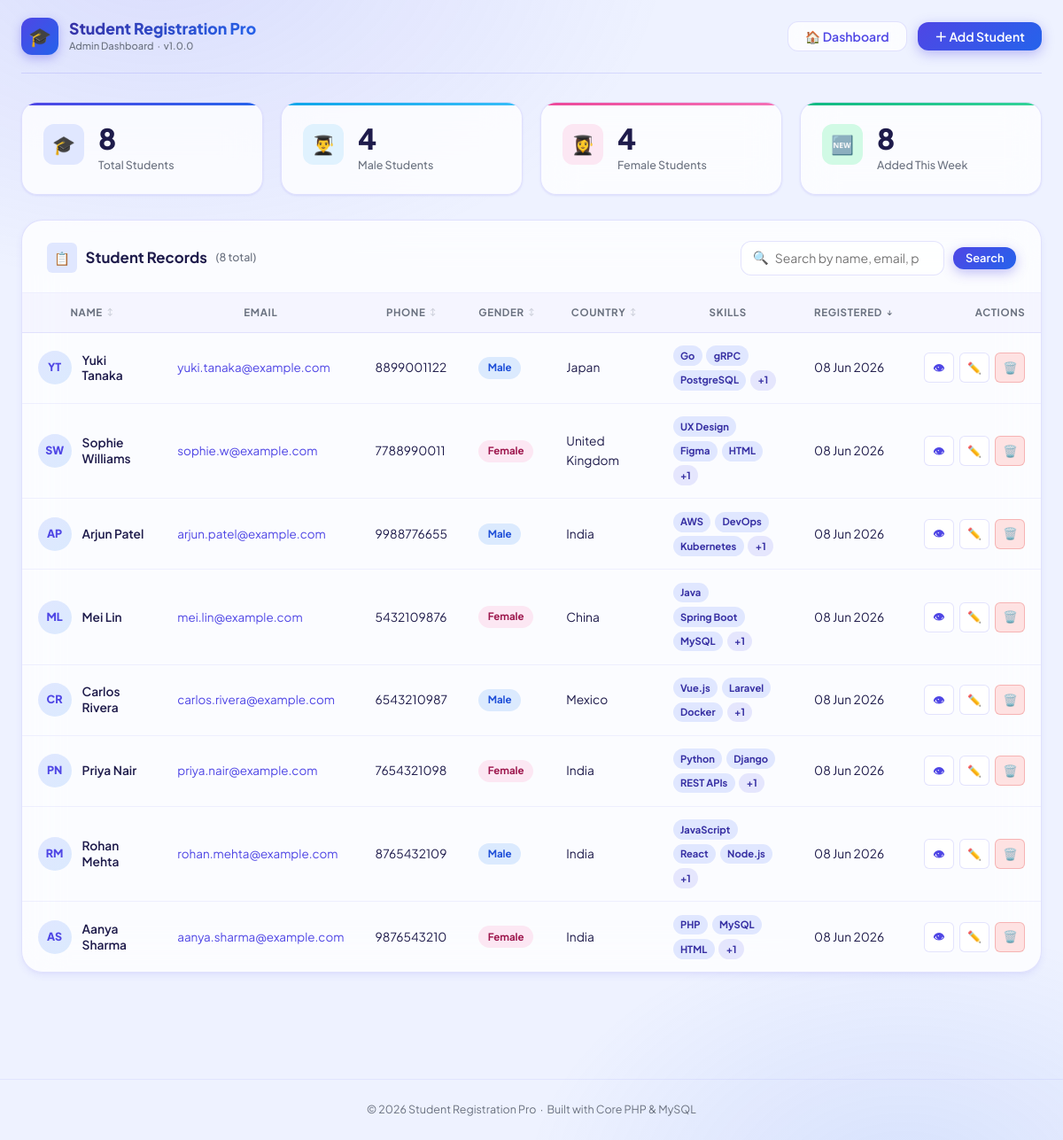
The page / on the database its author committed.
### tables this page shows
CREATE TABLE `students` (
    `id`            INT(11)       UNSIGNED NOT NULL AUTO_INCREMENT,
    `full_name`     VARCHAR(120)  NOT NULL,
    `email`         VARCHAR(180)  NOT NULL,
    `phone`         VARCHAR(15)   NOT NULL,
    `gender`        ENUM('Male','Female','Other') NOT NULL,
    `date_of_birth` DATE          NOT NULL,
    `country`       VARCHAR(80)   NOT NULL,
    `skills`        TEXT          DEFAULT NULL,
    `address`       TEXT          DEFAULT NULL,
    `profile_image` VARCHAR(255)  DEFAULT NULL,
    `created_at`    TIMESTAMP     NOT NULL DEFAULT CURRENT_TIMESTAMP,
    `updated_at`    TIMESTAMP     NOT NULL DEFAULT CURRENT_TIMESTAMP ON UPDATE CURRENT_TIMESTAMP,

    PRIMARY KEY (`id`),
    UNIQUE  KEY `uq_email`       (`email`),
    INDEX       `idx_full_name`  (`full_name`),
    INDEX       `idx_country`    (`country`),
    INDEX       `idx_gender`     (`gender`),
    INDEX       `idx_created_at` (`created_at`)
);

### index.php (called while the page is built, shortened)
<?php
require_once __DIR__ . '/config/helpers.php';
spl_autoload_register(function (string $class): void {
    $locations = [
        __DIR__ . '/classes/'     . $class . '.php',
        __DIR__ . '/controllers/' . $class . '.php',
    ];
    foreach ($locations as $file) {
        if (is_file($file)) {
            return;
        }
    }
});
$controller = new StudentController();
$controller->handleRequest();

### classes/Database.php (called while the page is built, shortened)
<?php
class Database
{
    private static ?Database $instance = null;
    private PDO $connection;
    private function __construct()
    {
        $dsn = sprintf(
            'mysql:host=%s;dbname=%s;charset=%s',
            DB_HOST,
            DB_NAME,
            DB_CHARSET
        );
        $options = [
            PDO::ATTR_ERRMODE            => PDO::ERRMODE_EXCEPTION,
            PDO::ATTR_DEFAULT_FETCH_MODE => PDO::FETCH_ASSOC,
            PDO::ATTR_EMULATE_PREPARES   => false,
            PDO::MYSQL_ATTR_INIT_COMMAND => "SET NAMES utf8mb4 COLLATE utf8mb4_unicode_ci",
        ];
        try {
            $this->connection = new PDO($dsn, DB_USER, DB_PASS, $options);
        } catch (PDOException $e) {
            error_log('[DB] Connection failed: ' . $e->getMessage());
            http_response_code(500);
            die('<h2 style="font-family:sans-serif;color:#dc2626;padding:2rem;">
                    ⚠️ Database Connection Failed<br>
                    <small style="font-size:.75rem;color:#6b7280;">Check your DB credentials in config/config.php</small>
                </h2>');
        }
    }
    public static function getInstance(): self
    {
        if (self::$instance === null) {
            self::$instance = new self();
        }
        return self::$instance;
    }
    public function getConnection(): PDO
    {
        return $this->connection;
    }
}

### classes/Student.php (called while the page is built, shortened)
<?php
class Student
{
    private PDO    $db;
    private string $table = 'students';
    public function __construct()
    {
        $this->db = Database::getInstance()->getConnection();
    }
    public function getAll(
        string $search  = '',
        int    $page    = 1,
        int    $perPage = RECORDS_PER_PAGE,
        string $sortBy  = 'created_at',
        string $order   = 'DESC'
    ): array {
        $allowedSort = ['full_name', 'email', 'phone', 'country', 'gender', 'created_at'];
        $order  = strtoupper($order) === 'ASC' ? 'ASC' : 'DESC';
        $perPage = max(1, $perPage);
        $offset  = ($page - 1) * $perPage;
        $params = [];
        $where  = '';
        $countStmt = $this->db->prepare("SELECT COUNT(*) FROM `{$this->table}` {$where}");
        $countStmt->execute($params);
        $total = (int) $countStmt->fetchColumn();
        $dataSql  = "SELECT * FROM `{$this->table}` {$where}
                     ORDER BY {$sortBy} {$order}
                     LIMIT :limit OFFSET :offset";
        $dataStmt = $this->db->prepare($dataSql);
        $dataStmt->bindValue(':limit',  $perPage, PDO::PARAM_INT);
        $dataStmt->bindValue(':offset', $offset,  PDO::PARAM_INT);
        $dataStmt->execute();
        return [
            'data'  => $dataStmt->fetchAll(),
            'total' => $total,
        ];
    }
    public function getStats(): array
    {
        $sql = "SELECT
                    COUNT(*)                                          AS total,
                    SUM(CASE WHEN gender = 'Male'   THEN 1 ELSE 0 END) AS male,
                    SUM(CASE WHEN gender = 'Female' THEN 1 ELSE 0 END) AS female,
                    SUM(CASE WHEN created_at >= DATE_SUB(NOW(), INTERVAL 7 DAY) THEN 1 ELSE 0 END) AS recent
                FROM `{$this->table}`";
        $stmt = $this->db->query($sql);
        $row  = $stmt->fetch();
        return [
            'total'  => (int)($row['total']  ?? 0),
            'male'   => (int)($row['male']   ?? 0),
            'female' => (int)($row['female'] ?? 0),
            'recent' => (int)($row['recent'] ?? 0),
        ];
    }
}

### classes/Validator.php (called while the page is built, shortened)
<?php
class Validator
{
    public static function sanitizeString(string $value): string
    {
        return htmlspecialchars(strip_tags(trim($value)), ENT_QUOTES | ENT_HTML5, 'UTF-8');
    }
    public static function sanitizeInt(mixed $value): int
    {
        return (int) filter_var($value, FILTER_SANITIZE_NUMBER_INT);
    }
}

### views/dashboard.php (the view, shortened to what this page needs)
<?php
$safeSearch = htmlspecialchars($search, ENT_QUOTES, 'UTF-8');
?>
<section aria-label="Dashboard Statistics" class="stats-section">
  <div class="stats-grid">
    <div class="stat-card">
      <div class="stat-icon" aria-hidden="true">🎓</div>
      <div class="stat-info">
        <div class="stat-value"><?= number_format($stats['total']) ?></div>
        <div class="stat-label">Total Students</div>
      </div>
    </div>
    <div class="stat-card">
      <div class="stat-icon" aria-hidden="true">👨‍🎓</div>
      <div class="stat-info">
        <div class="stat-value"><?= number_format($stats['male']) ?></div>
        <div class="stat-label">Male Students</div>
      </div>
    </div>
    <div class="stat-card">
      <div class="stat-icon" aria-hidden="true">👩‍🎓</div>
      <div class="stat-info">
        <div class="stat-value"><?= number_format($stats['female']) ?></div>
        <div class="stat-label">Female Students</div>
      </div>
    </div>
    <div class="stat-card">
      <div class="stat-icon" aria-hidden="true">🆕</div>
      <div class="stat-info">
        <div class="stat-value"><?= number_format($stats['recent']) ?></div>
        <div class="stat-label">Added This Week</div>
      </div>
    </div>
  </div>
</section>
<section aria-label="Student Records">
<div class="card">
  <div class="card-header">
    <div class="card-title">
      <span class="icon" style="background:var(--clr-indigo-100);" aria-hidden="true">📋</span>
      Student Records
      <span class="record-count">(<?= number_format($total) ?> total)</span>
    </div>
    <form
      method="GET"
      action="<?= BASE_URL ?>"
      class="search-bar"
      role="search"
      id="search-form"
    >
      <div class="search-wrap">
        <span class="search-icon" aria-hidden="true">🔍</span>
        <input
          id="search-input"
          type="search"
          name="search"
          class="search-input"
          placeholder="Search by name, email, phone or country…"
          value="<?= $safeSearch ?>"
          autocomplete="off"
          aria-label="Search students"
        >
      </div>
      <button type="submit" class="btn btn-primary btn-sm">Search</button>
    </form>
  </div>
  <?php if (empty($students)): ?>
    <div class="empty-state">
      <div class="empty-icon" aria-hidden="true">
        <?= $search !== '' ? '🔍' : '🎓' ?>
      </div>
      <h3><?= $search !== '' ? 'No results found' : 'No students registered yet' ?></h3>
      <p>
        <?php if ($search !== ''): ?>
          No students match <strong>"<?= $safeSearch ?>"</strong>.
          Try a different name, email, phone number or country.
        <?php else: ?>
          Get started by registering your first student.
        <?php endif; ?>
      </p>
      <?php if ($search === ''): ?>
        <a href="<?= BASE_URL ?>?action=add" class="btn btn-primary" style="margin-top:.75rem;">
          ＋ Add First Student
        </a>
      <?php endif; ?>
    </div>
  <?php else: ?>
    <div class="table-wrap">
      <table class="data-table" role="grid" aria-label="Student Records">
        <thead>
          <tr>
            <th scope="col">
              <a href="<?= buildUrl(['sort'=>'full_name','order'=>($sortBy==='full_name'&&$order==='ASC')?'DESC':'ASC','page'=>1]) ?>">
                Name <?= sortIcon('full_name', $sortBy, $order) ?>
              </a>
            </th>
            <th scope="col">Email</th>
            <th scope="col">
              <a href="<?= buildUrl(['sort'=>'phone','order'=>($sortBy==='phone'&&$order==='ASC')?'DESC':'ASC','page'=>1]) ?>">
                Phone <?= sortIcon('phone', $sortBy, $order) ?>
              </a>
            </th>
            <th scope="col">
              <a href="<?= buildUrl(['sort'=>'gender','order'=>($sortBy==='gender'&&$order==='ASC')?'DESC':'ASC','page'=>1]) ?>">
                Gender <?= sortIcon('gender', $sortBy, $order) ?>
              </a>
            </th>
            <th scope="col">
              <a href="<?= buildUrl(['sort'=>'country','order'=>($sortBy==='country'&&$order==='ASC')?'DESC':'ASC','page'=>1]) ?>">
                Country <?= sortIcon('country', $sortBy, $order) ?>
              </a>
            </th>
            <th scope="col">Skills</th>
            <th scope="col">
              <a href="<?= buildUrl(['sort'=>'created_at','order'=>($sortBy==='created_at'&&$order==='ASC')?'DESC':'ASC','page'=>1]) ?>">
                Registered <?= sortIcon('created_at', $sortBy, $order) ?>
              </a>
            </th>
            <th scope="col" style="text-align:right;">Actions</th>
          </tr>
        </thead>
        <tbody>
          <?php foreach ($students as $s):
            $imgUrl    = avatarUrl($s['profile_image']);
            $ini       = initials($s['full_name']);
            $skillArr  = parseSkills($s['skills'] ?? '');
            $genderCls = match($s['gender']) {
              'Male'   => 'badge-male',
              'Female' => 'badge-female',
              default  => 'badge-other',
            };
          ?>
          <tr>
            <td data-label="Name">
              <div class="student-cell">
                <?php if ($imgUrl): ?>
                  <img
                    src="<?= $imgUrl ?>"
                    alt="<?= htmlspecialchars($s['full_name'], ENT_QUOTES, 'UTF-8') ?>"
                    class="avatar"
                    loading="lazy"
                  >
                <?php else: ?>
                  <div class="avatar-placeholder" aria-hidden="true">
                    <?= htmlspecialchars($ini, ENT_QUOTES, 'UTF-8') ?>
                  </div>
                <?php endif; ?>
                <span class="student-name">
                  <?= htmlspecialchars($s['full_name'], ENT_QUOTES, 'UTF-8') ?>
                </span>
              </div>
            </td>
            <td data-label="Email">
              <a href="mailto:<?= htmlspecialchars($s['email'], ENT_QUOTES, 'UTF-8') ?>"
                 class="email-link">
                <?= htmlspecialchars($s['email'], ENT_QUOTES, 'UTF-8') ?>
              </a>
            </td>
            <td data-label="Phone">
              <?= htmlspecialchars($s['phone'], ENT_QUOTES, 'UTF-8') ?>
            </td>
            <td data-label="Gender">
              <span class="badge <?= $genderCls ?>">
                <?= htmlspecialchars($s['gender'], ENT_QUOTES, 'UTF-8') ?>
              </span>
            </td>
            <td data-label="Country">
              <?= htmlspecialchars($s['country'], ENT_QUOTES, 'UTF-8') ?>
            </td>
            <td data-label="Skills">
              <?php if (!empty($skillArr)): ?>
                <div class="skills-chips">
                  <?php foreach (array_slice($skillArr, 0, 3) as $skill): ?>
                    <span class="chip">
                      <?= htmlspecialchars($skill, ENT_QUOTES, 'UTF-8') ?>
                    </span>
                  <?php endforeach; ?>
                  <?php if (count($skillArr) > 3): ?>
                    <span class="chip chip-more">+<?= count($skillArr) - 3 ?></span>
                  <?php endif; ?>
                </div>
              <?php else: ?>
                <span style="color:var(--clr-text-light); font-size:.8rem;">—</span>
              <?php endif; ?>
            </td>
            <td data-label="Registered">
              <?= htmlspecialchars(date('d M Y', strtotime($s['created_at'])), ENT_QUOTES, 'UTF-8') ?>
            </td>
            <td data-label="Actions">
              <div class="actions-cell" style="justify-content:flex-end;">
                <a href="<?= BASE_URL ?>?action=view&id=<?= (int)$s['id'] ?>"
                   class="btn btn-secondary btn-icon btn-sm"
                   title="View Profile">👁</a>
                <a href="<?= BASE_URL ?>?action=edit&id=<?= (int)$s['id'] ?>"
                   class="btn btn-secondary btn-icon btn-sm"
                   title="Edit Student">✏️</a>
                <button
                  type="button"
                  onclick="confirmDelete(<?= (int)$s['id'] ?>, '<?= htmlspecialchars(addslashes($s['full_name']), ENT_QUOTES, 'UTF-8') ?>')"
                  class="btn btn-danger btn-icon btn-sm"
                  title="Delete Student">🗑️</button>
              </div>
            </td>
          </tr>
          <?php endforeach; ?>
        </tbody>
      </table>
    </div>
  <?php endif; ?>
</div>
</section>

### rows shown on the page
students: full_name "YT", full_name "Yuki Tanaka", email "yuki.tanaka@example.com", phone "8899001122", gender "Male", country "Japan", skills "Go", skills "gRPC", skills "PostgreSQL", count($skillArr)-3 "1", created_at "08 Jun 2026"
students: full_name "SW", full_name "Sophie Williams", email "sophie.w@example.com", phone "7788990011", gender "Female", country "United Kingdom", skills "UX Design", skills "Figma", skills "HTML", count($skillArr)-3 "1", created_at "08 Jun 2026"
students: full_name "AP", full_name "Arjun Patel", email "arjun.patel@example.com", phone "9988776655", gender "Male", country "India", skills "AWS", skills "DevOps", skills "Kubernetes", count($skillArr)-3 "1", created_at "08 Jun 2026"
students: full_name "ML", full_name "Mei Lin", email "mei.lin@example.com", phone "5432109876", gender "Female", country "China", skills "Java", skills "Spring Boot", skills "MySQL", count($skillArr)-3 "1", created_at "08 Jun 2026"
students: full_name "CR", full_name "Carlos Rivera", email "carlos.rivera@example.com", phone "6543210987", gender "Male", country "Mexico", skills "Vue.js", skills "Laravel", skills "Docker", count($skillArr)-3 "1", created_at "08 Jun 2026"
students: full_name "PN", full_name "Priya Nair", email "priya.nair@example.com", phone "7654321098", gender "Female", country "India", skills "Python", skills "Django", skills "REST APIs", count($skillArr)-3 "1", created_at "08 Jun 2026"
students: full_name "RM", full_name "Rohan Mehta", email "rohan.mehta@example.com", phone "8765432109", gender "Male", country "India", skills "JavaScript", skills "React", skills "Node.js", count($skillArr)-3 "1", created_at "08 Jun 2026"
students: full_name "AS", full_name "Aanya Sharma", email "aanya.sharma@example.com", phone "9876543210", gender "Female", country "India", skills "PHP", skills "MySQL", skills "HTML", count($skillArr)-3 "1", created_at "08 Jun 2026"

### other values the page prints
APP_NAME "Student Registration Pro"
APP_VERSION "1.0.0"
$stats['total'] "8"
$stats['male'] "4"
$stats['female'] "4"
$stats['recent'] "8"
$total "8"
